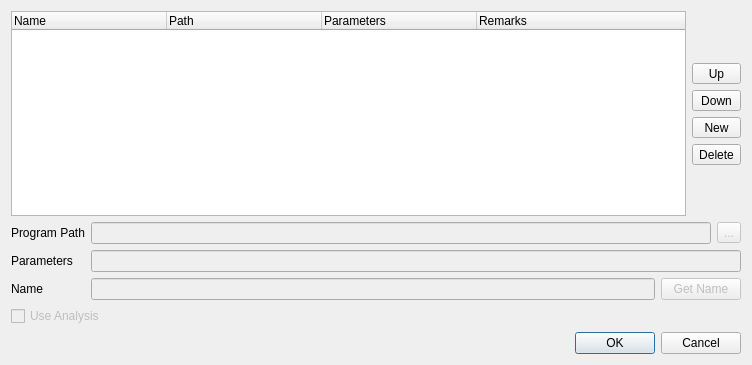
<?xml version="1.0" encoding="UTF-8"?>
<ui version="4.0">
 <class>EngineListDialog</class>
 <widget class="QDialog" name="EngineListDialog">
  <property name="geometry">
   <rect>
    <x>0</x>
    <y>0</y>
    <width>752</width>
    <height>365</height>
   </rect>
  </property>
  <property name="windowTitle">
   <string>Engine Settings</string>
  </property>
  <layout class="QVBoxLayout" name="verticalLayout_2">
   <item>
    <layout class="QHBoxLayout" name="horizontalLayout">
     <item>
      <widget class="QTreeWidget" name="engineList">
       <property name="rootIsDecorated">
        <bool>false</bool>
       </property>
       <property name="columnCount">
        <number>4</number>
       </property>
       <attribute name="headerDefaultSectionSize">
        <number>155</number>
       </attribute>
       <attribute name="headerDefaultSectionSize">
        <number>155</number>
       </attribute>
       <column>
        <property name="text">
         <string>Name</string>
        </property>
       </column>
       <column>
        <property name="text">
         <string>Path</string>
        </property>
       </column>
       <column>
        <property name="text">
         <string>Parameters</string>
        </property>
       </column>
       <column>
        <property name="text">
         <string>Remarks</string>
        </property>
       </column>
      </widget>
     </item>
     <item>
      <layout class="QVBoxLayout" name="verticalLayout">
       <item>
        <spacer name="verticalSpacer_2">
         <property name="orientation">
          <enum>Qt::Vertical</enum>
         </property>
         <property name="sizeHint" stdset="0">
          <size>
           <width>20</width>
           <height>40</height>
          </size>
         </property>
        </spacer>
       </item>
       <item>
        <widget class="QToolButton" name="upButton">
         <property name="sizePolicy">
          <sizepolicy hsizetype="Preferred" vsizetype="Fixed">
           <horstretch>0</horstretch>
           <verstretch>0</verstretch>
          </sizepolicy>
         </property>
         <property name="text">
          <string>Up</string>
         </property>
         <property name="icon">
          <iconset resource="resources.qrc">
           <normaloff>:/res/collectionup.png</normaloff>:/res/collectionup.png</iconset>
         </property>
         <property name="toolButtonStyle">
          <enum>Qt::ToolButtonTextBesideIcon</enum>
         </property>
        </widget>
       </item>
       <item>
        <widget class="QToolButton" name="downButton">
         <property name="sizePolicy">
          <sizepolicy hsizetype="Preferred" vsizetype="Fixed">
           <horstretch>0</horstretch>
           <verstretch>0</verstretch>
          </sizepolicy>
         </property>
         <property name="text">
          <string>Down</string>
         </property>
         <property name="icon">
          <iconset resource="resources.qrc">
           <normaloff>:/res/collectiondown.png</normaloff>:/res/collectiondown.png</iconset>
         </property>
         <property name="toolButtonStyle">
          <enum>Qt::ToolButtonTextBesideIcon</enum>
         </property>
        </widget>
       </item>
       <item>
        <widget class="QToolButton" name="newButton">
         <property name="sizePolicy">
          <sizepolicy hsizetype="Preferred" vsizetype="Fixed">
           <horstretch>0</horstretch>
           <verstretch>0</verstretch>
          </sizepolicy>
         </property>
         <property name="text">
          <string>New</string>
         </property>
         <property name="icon">
          <iconset resource="resources.qrc">
           <normaloff>:/res/filenew.png</normaloff>:/res/filenew.png</iconset>
         </property>
         <property name="toolButtonStyle">
          <enum>Qt::ToolButtonTextBesideIcon</enum>
         </property>
        </widget>
       </item>
       <item>
        <widget class="QToolButton" name="deleteButton">
         <property name="sizePolicy">
          <sizepolicy hsizetype="Preferred" vsizetype="Fixed">
           <horstretch>0</horstretch>
           <verstretch>0</verstretch>
          </sizepolicy>
         </property>
         <property name="text">
          <string>Delete</string>
         </property>
         <property name="icon">
          <iconset resource="resources.qrc">
           <normaloff>:/res/removeself.png</normaloff>:/res/removeself.png</iconset>
         </property>
         <property name="toolButtonStyle">
          <enum>Qt::ToolButtonTextBesideIcon</enum>
         </property>
        </widget>
       </item>
       <item>
        <spacer name="verticalSpacer">
         <property name="orientation">
          <enum>Qt::Vertical</enum>
         </property>
         <property name="sizeHint" stdset="0">
          <size>
           <width>20</width>
           <height>40</height>
          </size>
         </property>
        </spacer>
       </item>
      </layout>
     </item>
    </layout>
   </item>
   <item>
    <layout class="QFormLayout" name="formLayout">
     <property name="fieldGrowthPolicy">
      <enum>QFormLayout::AllNonFixedFieldsGrow</enum>
     </property>
     <item row="0" column="0">
      <widget class="QLabel" name="pathLabel">
       <property name="text">
        <string>Program Path</string>
       </property>
      </widget>
     </item>
     <item row="0" column="1">
      <layout class="QHBoxLayout" name="pathHorizontalLayout">
       <item>
        <widget class="QLineEdit" name="pathEdit">
         <property name="enabled">
          <bool>false</bool>
         </property>
        </widget>
       </item>
       <item>
        <widget class="QToolButton" name="browseButton">
         <property name="enabled">
          <bool>false</bool>
         </property>
         <property name="text">
          <string>...</string>
         </property>
        </widget>
       </item>
      </layout>
     </item>
     <item row="1" column="0">
      <widget class="QLabel" name="ParametersLabel">
       <property name="text">
        <string>Parameters</string>
       </property>
      </widget>
     </item>
     <item row="1" column="1">
      <widget class="QLineEdit" name="parametersEdit">
       <property name="enabled">
        <bool>false</bool>
       </property>
      </widget>
     </item>
     <item row="2" column="0">
      <widget class="QLabel" name="nameLabel">
       <property name="text">
        <string>Name</string>
       </property>
      </widget>
     </item>
     <item row="2" column="1">
      <layout class="QHBoxLayout" name="nameHorizontalLayout">
       <item>
        <widget class="QLineEdit" name="nameEdit">
         <property name="enabled">
          <bool>false</bool>
         </property>
        </widget>
       </item>
       <item>
        <widget class="QPushButton" name="getNameButton">
         <property name="enabled">
          <bool>false</bool>
         </property>
         <property name="sizePolicy">
          <sizepolicy hsizetype="Minimum" vsizetype="Fixed">
           <horstretch>0</horstretch>
           <verstretch>0</verstretch>
          </sizepolicy>
         </property>
         <property name="text">
          <string>Get Name</string>
         </property>
        </widget>
       </item>
      </layout>
     </item>
    </layout>
   </item>
   <item>
    <widget class="QCheckBox" name="analysisCheckBox">
     <property name="enabled">
      <bool>false</bool>
     </property>
     <property name="text">
      <string>Use Analysis</string>
     </property>
    </widget>
   </item>
   <item>
    <widget class="QDialogButtonBox" name="buttonBox">
     <property name="orientation">
      <enum>Qt::Horizontal</enum>
     </property>
     <property name="standardButtons">
      <set>QDialogButtonBox::Cancel|QDialogButtonBox::Ok</set>
     </property>
    </widget>
   </item>
  </layout>
 </widget>
 <tabstops>
  <tabstop>engineList</tabstop>
  <tabstop>upButton</tabstop>
  <tabstop>downButton</tabstop>
  <tabstop>newButton</tabstop>
  <tabstop>deleteButton</tabstop>
  <tabstop>pathEdit</tabstop>
  <tabstop>browseButton</tabstop>
  <tabstop>parametersEdit</tabstop>
  <tabstop>nameEdit</tabstop>
  <tabstop>getNameButton</tabstop>
  <tabstop>analysisCheckBox</tabstop>
  <tabstop>buttonBox</tabstop>
 </tabstops>
 <resources>
  <include location="resources.qrc"/>
 </resources>
 <connections>
  <connection>
   <sender>buttonBox</sender>
   <signal>accepted()</signal>
   <receiver>EngineListDialog</receiver>
   <slot>accept()</slot>
   <hints>
    <hint type="sourcelabel">
     <x>248</x>
     <y>254</y>
    </hint>
    <hint type="destinationlabel">
     <x>157</x>
     <y>274</y>
    </hint>
   </hints>
  </connection>
  <connection>
   <sender>buttonBox</sender>
   <signal>rejected()</signal>
   <receiver>EngineListDialog</receiver>
   <slot>reject()</slot>
   <hints>
    <hint type="sourcelabel">
     <x>316</x>
     <y>260</y>
    </hint>
    <hint type="destinationlabel">
     <x>286</x>
     <y>274</y>
    </hint>
   </hints>
  </connection>
 </connections>
</ui>
